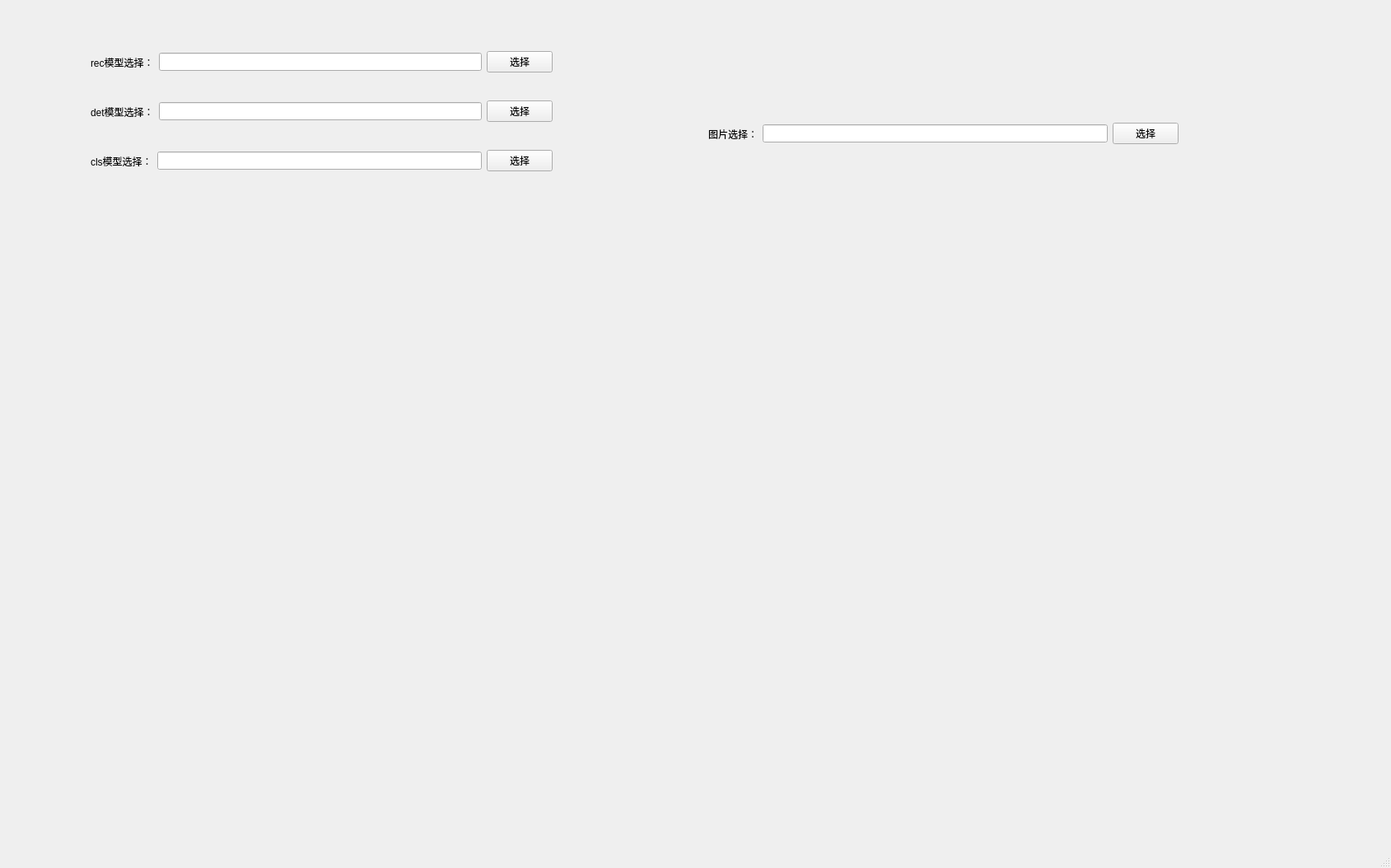
<?xml version="1.0" encoding="UTF-8"?>
<ui version="4.0">
 <class>MainWindow</class>
 <widget class="QMainWindow" name="MainWindow">
  <property name="geometry">
   <rect>
    <x>0</x>
    <y>0</y>
    <width>1689</width>
    <height>1054</height>
   </rect>
  </property>
  <property name="windowTitle">
   <string>MainWindow</string>
  </property>
  <widget class="QWidget" name="centralwidget">
   <widget class="QWidget" name="horizontalLayoutWidget_4">
    <property name="geometry">
     <rect>
      <x>860</x>
      <y>110</y>
      <width>571</width>
      <height>105</height>
     </rect>
    </property>
    <layout class="QHBoxLayout" name="horizontalLayout_4">
     <item>
      <widget class="BodyLabel" name="BodyLabel">
       <property name="text">
        <string>图片选择：</string>
       </property>
      </widget>
     </item>
     <item>
      <widget class="LineEdit" name="image"/>
     </item>
     <item>
      <widget class="PushButton" name="img_b">
       <property name="text">
        <string>选择</string>
       </property>
      </widget>
     </item>
    </layout>
   </widget>
   <widget class="QWidget" name="horizontalLayoutWidget_5">
    <property name="geometry">
     <rect>
      <x>110</x>
      <y>50</y>
      <width>561</width>
      <height>51</height>
     </rect>
    </property>
    <layout class="QHBoxLayout" name="horizontalLayout_5">
     <item>
      <widget class="BodyLabel" name="BodyLabel_2">
       <property name="text">
        <string>rec模型选择：</string>
       </property>
      </widget>
     </item>
     <item>
      <widget class="LineEdit" name="rec"/>
     </item>
     <item>
      <widget class="PushButton" name="rec_b">
       <property name="text">
        <string>选择</string>
       </property>
      </widget>
     </item>
    </layout>
   </widget>
   <widget class="QWidget" name="horizontalLayoutWidget_6">
    <property name="geometry">
     <rect>
      <x>110</x>
      <y>110</y>
      <width>561</width>
      <height>51</height>
     </rect>
    </property>
    <layout class="QHBoxLayout" name="horizontalLayout_6">
     <item>
      <widget class="BodyLabel" name="BodyLabel_3">
       <property name="text">
        <string>det模型选择：</string>
       </property>
      </widget>
     </item>
     <item>
      <widget class="LineEdit" name="det"/>
     </item>
     <item>
      <widget class="PushButton" name="det_b">
       <property name="text">
        <string>选择</string>
       </property>
      </widget>
     </item>
    </layout>
   </widget>
   <widget class="QWidget" name="horizontalLayoutWidget_7">
    <property name="geometry">
     <rect>
      <x>110</x>
      <y>170</y>
      <width>561</width>
      <height>51</height>
     </rect>
    </property>
    <layout class="QHBoxLayout" name="horizontalLayout_7">
     <item>
      <widget class="BodyLabel" name="BodyLabel_4">
       <property name="text">
        <string>cls模型选择：</string>
       </property>
      </widget>
     </item>
     <item>
      <widget class="LineEdit" name="clr"/>
     </item>
     <item>
      <widget class="PushButton" name="clr_b">
       <property name="text">
        <string>选择</string>
       </property>
      </widget>
     </item>
    </layout>
   </widget>
   <widget class="QLabel" name="label">
    <property name="geometry">
     <rect>
      <x>100</x>
      <y>260</y>
      <width>1331</width>
      <height>681</height>
     </rect>
    </property>
    <property name="text">
     <string/>
    </property>
   </widget>
  </widget>
  <widget class="QMenuBar" name="menubar">
   <property name="geometry">
    <rect>
     <x>0</x>
     <y>0</y>
     <width>1689</width>
     <height>26</height>
    </rect>
   </property>
  </widget>
  <widget class="QStatusBar" name="statusbar"/>
 </widget>
 <customwidgets>
  <customwidget>
   <class>PushButton</class>
   <extends>QPushButton</extends>
   <header>qfluentwidgets</header>
  </customwidget>
  <customwidget>
   <class>BodyLabel</class>
   <extends>QLabel</extends>
   <header>qfluentwidgets</header>
  </customwidget>
  <customwidget>
   <class>LineEdit</class>
   <extends>QLineEdit</extends>
   <header>qfluentwidgets</header>
  </customwidget>
 </customwidgets>
 <resources/>
 <connections/>
</ui>
